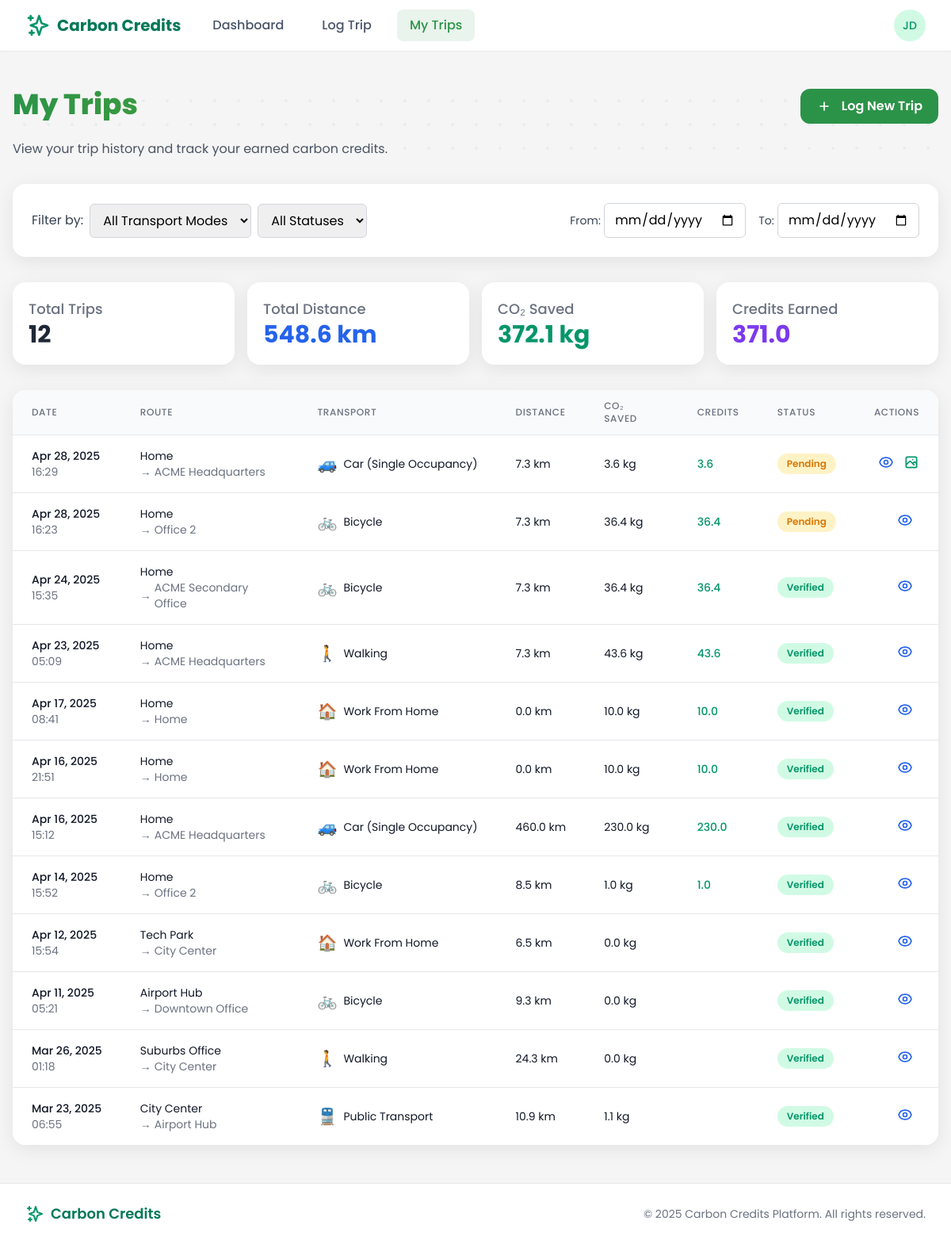
Before: /employee/trips/ (signed in) with the older database file.
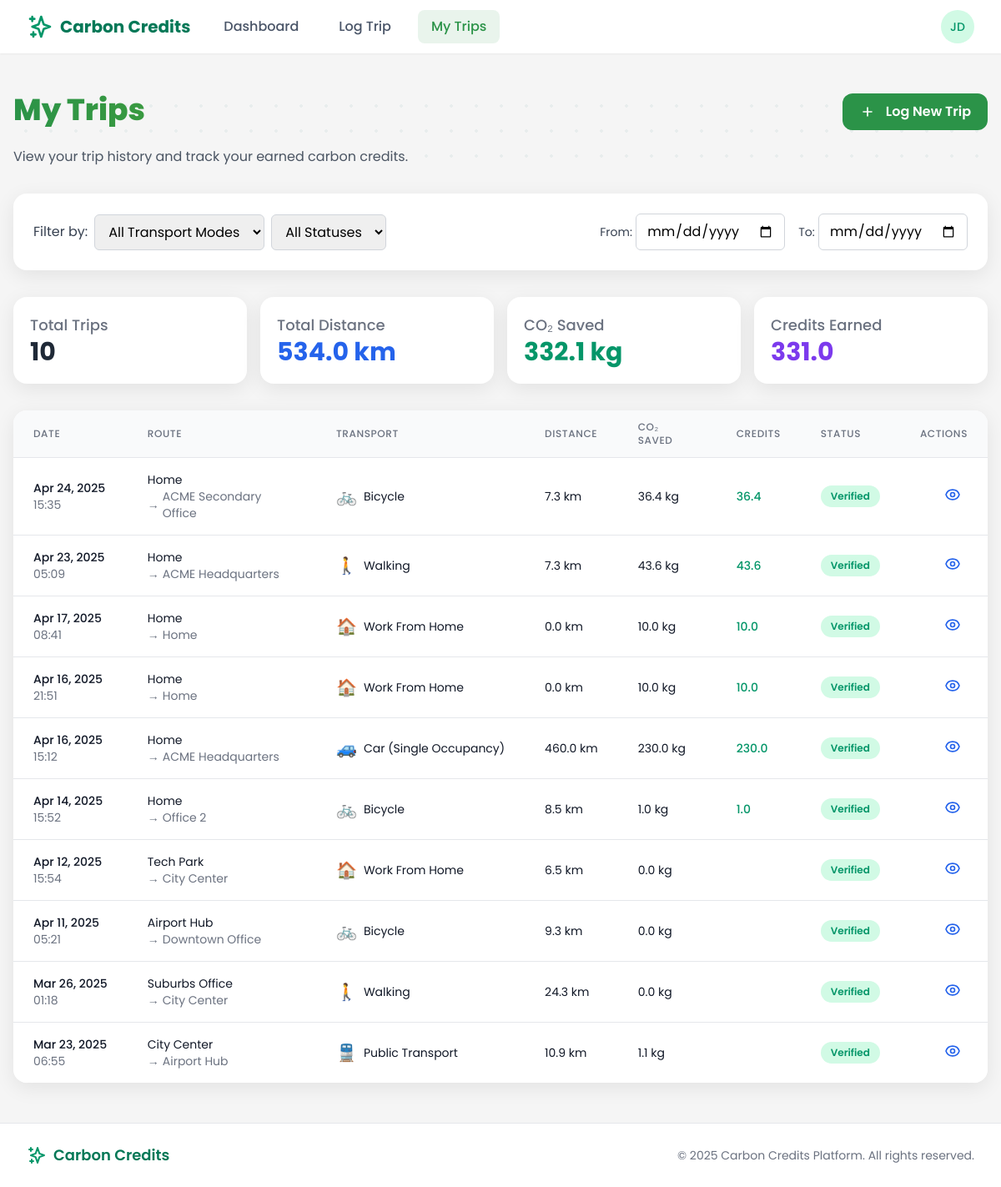
After: the same page with the newer database file.
### trips/models.py (models this page shows, shortened)
class Trip(models.Model):
    TRANSPORT_MODES = (
        ('car', 'Car (Single Occupancy)'),
        ('carpool', 'Carpool'),
        ('public_transport', 'Public Transport'),
        ('bicycle', 'Bicycle'),
        ('walking', 'Walking'),
        ('work_from_home', 'Work From Home'),
    )
    VERIFICATION_STATUS = (
        ('pending', 'Pending'),
        ('verified', 'Verified'),
        ('rejected', 'Rejected'),
        ('flagged', 'Flagged for Review'),
    )
    employee = models.ForeignKey(
        EmployeeProfile,
        on_delete=models.CASCADE,
        related_name='trips'
    )
    start_location = models.ForeignKey(
        Location,
        on_delete=models.SET_NULL,
        related_name='trip_starts',
        null=True
    )
    end_location = models.ForeignKey(
        Location,
        on_delete=models.SET_NULL,
        related_name='trip_ends',
        null=True
    )
    start_time = models.DateTimeField()
    end_time = models.DateTimeField(null=True, blank=True)
    transport_mode = models.CharField(
        max_length=20,
        choices=TRANSPORT_MODES
    )
    distance_km = models.DecimalField(
        max_digits=8,
        decimal_places=2,
        null=True,
        blank=True
    )
    carbon_savings = models.DecimalField(
        max_digits=8,
        decimal_places=2,
        null=True,
        blank=True
    )
    credits_earned = models.DecimalField(
        max_digits=8,
        decimal_places=2,
        null=True,
        blank=True
    )
    proof_image = models.ImageField(
        upload_to='trip_proofs/',
        null=True,
        blank=True
    )
    verification_status = models.CharField(
        max_length=10,
        choices=VERIFICATION_STATUS,
        default='pending'
    )
    verified_by = models.ForeignKey(
        CustomUser,
        on_delete=models.SET_NULL,
        related_name='verified_trips',
        null=True,
        blank=True
    )
    duration_minutes = models.PositiveIntegerField(
        null=True,
        blank=True,
        help_text="Estimated travel time in minutes based on transport mode and distance"
    )
    created_at = models.DateTimeField(default=timezone.now)

### users/models.py (models this page shows, shortened)
class Location(models.Model):
    LOCATION_TYPES = (
        ('home', 'Home'),
        ('office', 'Office'),
        ('commute', 'Commute'),
        ('other', 'Other'),
    )
    name = models.CharField(max_length=100, default='', blank=True)
    created_by = models.ForeignKey(
        CustomUser,
        on_delete=models.CASCADE,
        related_name='locations'
    )
    latitude = models.DecimalField(max_digits=10, decimal_places=7)
    longitude = models.DecimalField(max_digits=10, decimal_places=7)
    address = models.CharField(max_length=255)
    location_type = models.CharField(max_length=10, choices=LOCATION_TYPES, default='other')
    employer = models.ForeignKey(
        EmployerProfile,
        on_delete=models.CASCADE,
        related_name='office_locations',
        null=True,
        blank=True
    )
    is_primary = models.BooleanField(default=False)
    created_at = models.DateTimeField(default=timezone.now)

### core/views/employee_views.py (the view)
# urls.py: path('trips/', trips_list, name='employee_trips'),
@login_required
@user_passes_test(lambda u: u.is_employee)
def trips_list(request):
    employee = request.user.employee_profile
    trips = employee.trips.all().order_by('-start_time')
    stats = trips.aggregate(
        total_distance=Sum('distance_km'),
        total_co2_saved=Sum('carbon_savings'),
        total_credits=Sum('credits_earned')
    )
    total_distance = stats['total_distance'] or 0
    total_co2_saved = stats['total_co2_saved'] or 0
    total_credits = stats['total_credits'] or 0
    context = {
        'trips': trips,
        'page_title': 'My Trips',
        'total_distance': total_distance,
        'total_co2_saved': total_co2_saved,
        'total_credits': total_credits,
    }
    return render(request, 'employee/trips.html', context)

### templates/employee/trips.html (shortened to what the changed rows need)
{% extends 'base.html' %}
{% block content %}
<div class="trips-container px-4 py-6">
    <div class="relative mb-8">
        <div class="relative z-10 flex justify-between items-start">
            <div>
                <h1 class="section-headline text-3xl md:text-4xl font-bold mb-6">My Trips</h1>
            </div>
        </div>
    </div>
    <div class="grid grid-cols-1 sm:grid-cols-2 md:grid-cols-4 gap-4 mb-8">
        <div class="modern-card p-5">
            <h3 class="text-lg font-medium text-gray-500">Total Trips</h3>
            <p class="text-3xl font-bold text-gray-800">{{ trips.count }}</p>
        </div>
        <div class="modern-card p-5">
            <h3 class="text-lg font-medium text-gray-500">Total Distance</h3>
            <p class="text-3xl font-bold text-blue-600">{{ total_distance|default:"0"|floatformat:1 }} km</p>
        </div>
        <div class="modern-card p-5">
            <h3 class="text-lg font-medium text-gray-500">CO₂ Saved</h3>
            <p class="text-3xl font-bold text-green-600">{{ total_co2_saved|default:"0"|floatformat:1 }} kg</p>
        </div>
        <div class="modern-card p-5">
            <h3 class="text-lg font-medium text-gray-500">Credits Earned</h3>
            <p class="text-3xl font-bold text-purple-600">{{ total_credits|default:"0"|floatformat:1 }}</p>
        </div>
    </div>
    <div class="modern-card overflow-hidden">
        <div class="overflow-x-auto">
            {% if trips %}
            <table class="min-w-full divide-y divide-gray-200">
                <thead class="bg-gray-50">
                    <tr>
                        <th scope="col" class="px-6 py-3 text-left text-xs font-medium text-gray-500 uppercase tracking-wider">Date</th>
                        <th scope="col" class="px-6 py-3 text-left text-xs font-medium text-gray-500 uppercase tracking-wider">Route</th>
                        <th scope="col" class="px-6 py-3 text-left text-xs font-medium text-gray-500 uppercase tracking-wider">Transport</th>
                        <th scope="col" class="px-6 py-3 text-left text-xs font-medium text-gray-500 uppercase tracking-wider">Distance</th>
                        <th scope="col" class="px-6 py-3 text-left text-xs font-medium text-gray-500 uppercase tracking-wider">CO₂ Saved</th>
                        <th scope="col" class="px-6 py-3 text-left text-xs font-medium text-gray-500 uppercase tracking-wider">Credits</th>
                        <th scope="col" class="px-6 py-3 text-left text-xs font-medium text-gray-500 uppercase tracking-wider">Status</th>
                        <th scope="col" class="px-6 py-3 text-left text-xs font-medium text-gray-500 uppercase tracking-wider">Actions</th>
                    </tr>
                </thead>
                <tbody class="bg-white divide-y divide-gray-200">
                    {% for trip in trips %}
                    <tr class="trip-row" data-id="{{ trip.id }}" data-mode="{{ trip.transport_mode }}" data-status="{{ trip.verification_status }}">
                        <td class="px-6 py-4 whitespace-nowrap">
                            <div class="text-sm font-medium text-gray-900">{{ trip.start_time|date:"M d, Y" }}</div>
                            <div class="text-sm text-gray-500">{{ trip.start_time|date:"H:i" }}</div>
                        </td>
                        <td class="px-6 py-4">
                            <div class="text-sm text-gray-900">{{ trip.start_location.name|default:"Unknown" }}</div>
                            <div class="flex items-center text-sm text-gray-500">
                                <span>→</span>
                                <span class="ml-1">{{ trip.end_location.name|default:"Unknown" }}</span>
                            </div>
                        </td>
                        <td class="px-6 py-4 whitespace-nowrap">
                            <div class="flex items-center">
                                <span class="transport-icon">
                                    {% if trip.transport_mode == 'public_transport' %}
                                        🚆
                                    {% elif trip.transport_mode == 'bicycle' %}
                                        🚲
                                    {% elif trip.transport_mode == 'walking' %}
                                        🚶
                                    {% elif trip.transport_mode == 'carpool' %}
                                        🚗
                                    {% elif trip.transport_mode == 'car' %}
                                        🚙
                                    {% elif trip.transport_mode == 'work_from_home' %}
                                        🏠
                                    {% endif %}
                                </span>
                                <span class="ml-2 text-sm text-gray-900">{{ trip.get_transport_mode_display }}</span>
                            </div>
                        </td>
                        <td class="px-6 py-4 whitespace-nowrap text-sm text-gray-900">
                            {{ trip.distance_km|floatformat:1 }} km
                        </td>
                        <td class="px-6 py-4 whitespace-nowrap text-sm text-gray-900">
                            {{ trip.carbon_savings|floatformat:1 }} kg
                        </td>
                        <td class="px-6 py-4 whitespace-nowrap text-sm font-medium text-green-600">
                            {{ trip.credits_earned|floatformat:1 }}
                        </td>
                        <td class="px-6 py-4 whitespace-nowrap">
                            <span class="status-pill status-{{ trip.verification_status }}">
                                {{ trip.get_verification_status_display }}
                            </span>
                        </td>
                        <td class="px-6 py-4 whitespace-nowrap text-right text-sm font-medium">
                            <button class="text-blue-600 hover:text-blue-900 mr-2" onclick="viewTripDetails('{{ trip.id }}')">
                            </button>
                            {% if trip.verification_status == 'pending' and not trip.proof_image %}
                            <button class="text-green-600 hover:text-green-900" onclick="addProof('{{ trip.id }}')">
                            </button>
                            {% endif %}
                        </td>
                    </tr>
                    {% endfor %}
                </tbody>
            </table>
            {% endif %}
        </div>
    </div>
</div>
{% endblock %}

Changed rows visible on the page:
removed Trip: start_time "Apr 28, 2025", start_time "16:29", start_location.name "Home", end_location.name "ACME Headquarters", transport_mode "Car (Single Occupancy)", distance_km "7.3", carbon_savings "3.6", credits_earned "3.6", verification_status "Pending"
removed Trip: start_time "Apr 28, 2025", start_time "16:23", start_location.name "Home", end_location.name "Office 2", transport_mode "Bicycle", distance_km "7.3", carbon_savings "36.4", credits_earned "36.4", verification_status "Pending"
Other visible differences:
{{ trips.count }}: "12" → "10"
{{ total_distance|default:"0"|floatformat:1 }}: "548.6" → "534.0"
{{ total_co2_saved|default:"0"|floatformat:1 }}: "372.1" → "332.1"
{{ total_credits|default:"0"|floatformat:1 }}: "371.0" → "331.0"
